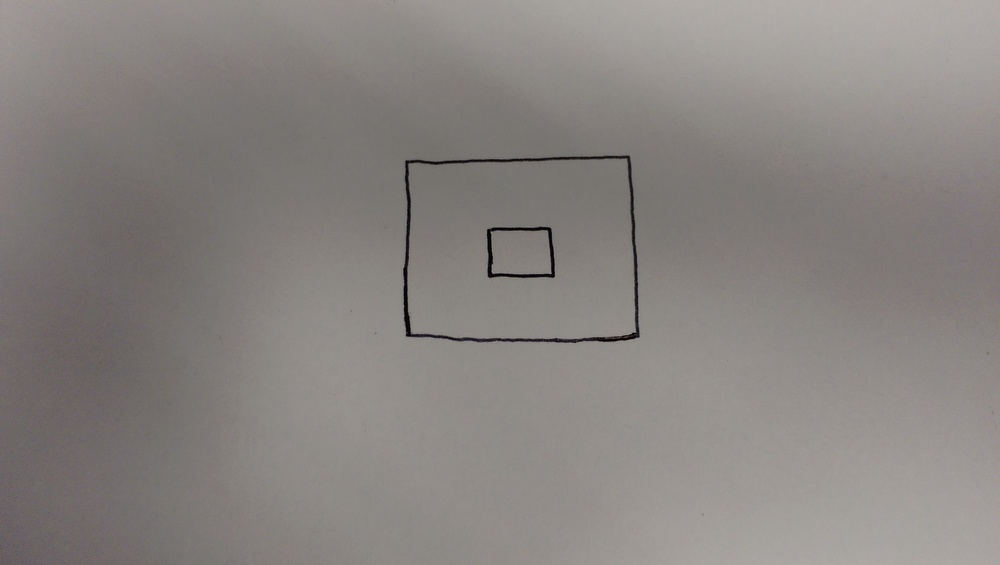
#> input picture Rectangle Test/twobox.jpg, 1000 x 565 px, shrunk from 2688 x 1520 before the run
$ python houghlinep.py
#> lines starting #> are read from the running program, lines starting #| are printed output that depends on the picture; after the words box and inside, x2 and y2 are one past the last pixel; in counts of white or black regions, pixels touching at a corner belong together
import cv2
import numpy as np

img = cv2.imread('twobox.jpg')
#> img is the input picture: shape (565, 1000, 3); mean B, G, R 128.6, 131.8, 136.5
gray = cv2.cvtColor(img,cv2.COLOR_BGR2GRAY)
edges = cv2.Canny(gray,50,150,apertureSize = 3)
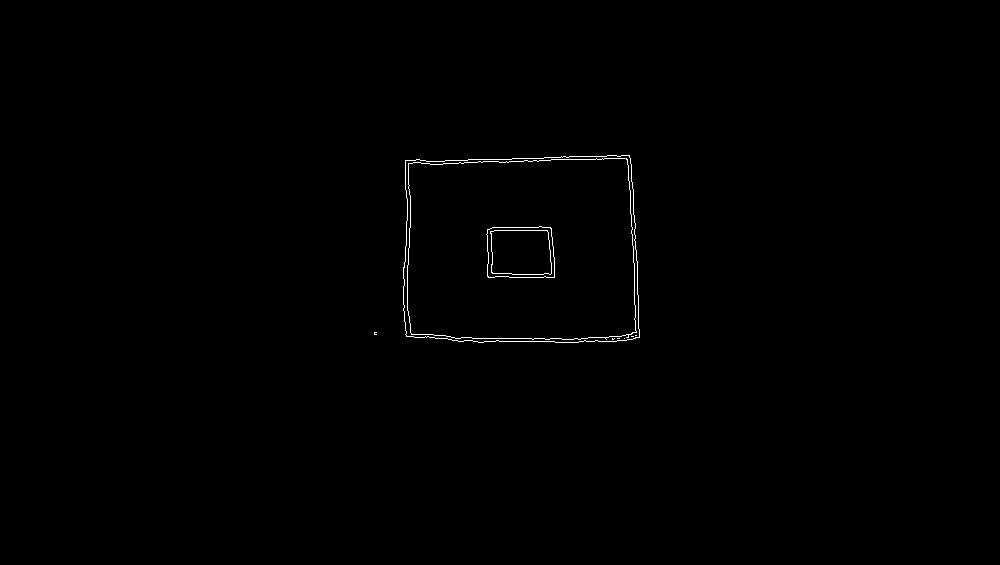
#> edges: shape (565, 1000); 0.37% white in thin lines or dots, all inside (x1, y1, x2, y2) = (374, 155, 640, 343)

minLineLength = 100
maxLineGap = 10

lines = cv2.HoughLinesP(edges,1,np.pi/180,100,minLineLength,maxLineGap)
#> lines = [[426, 161, 444, 161], [534, 338, 544, 338], [516, 158, 543, 158], [430, 164, 442, 164], [472, 338, 531, 338], [499, 341, 554, 341], [407, 265, 408, 315], [560, 159, 588, 159], [445, 160, 467, 160], [631, 215, 631, 226]]
for x1,y1,x2,y2 in lines[0]:
    cv2.line(img,(x1,y1),(x2,y2),(0,0,255),5)
#> this loop made 1 pass
#> img: shape (565, 1000, 3); 0.03% of pixels changed, all inside (x1, y1, x2, y2) = (423, 158, 448, 165)

cv2.imwrite('twobox houghlinep.jpg',img)

$ run again, with Rectangle Test/TESTIMAGEHOUGHLINE.jpg copied over Rectangle Test/twobox.jpg
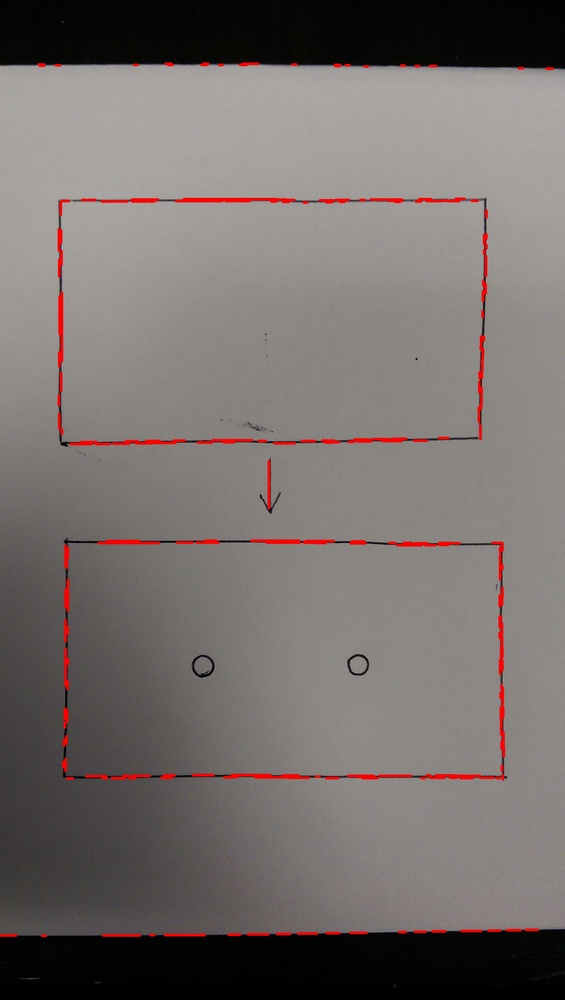
#> input picture Rectangle Test/TESTIMAGEHOUGHLINE.jpg, 565 x 1000 px, shrunk from 1520 x 2688 before the run
#> img is the input picture: shape (1000, 565, 3); mean B, G, R 108.4, 111, 118
#> `edges = cv2.Canny(gray,50,150,apertureSize = 3)`:
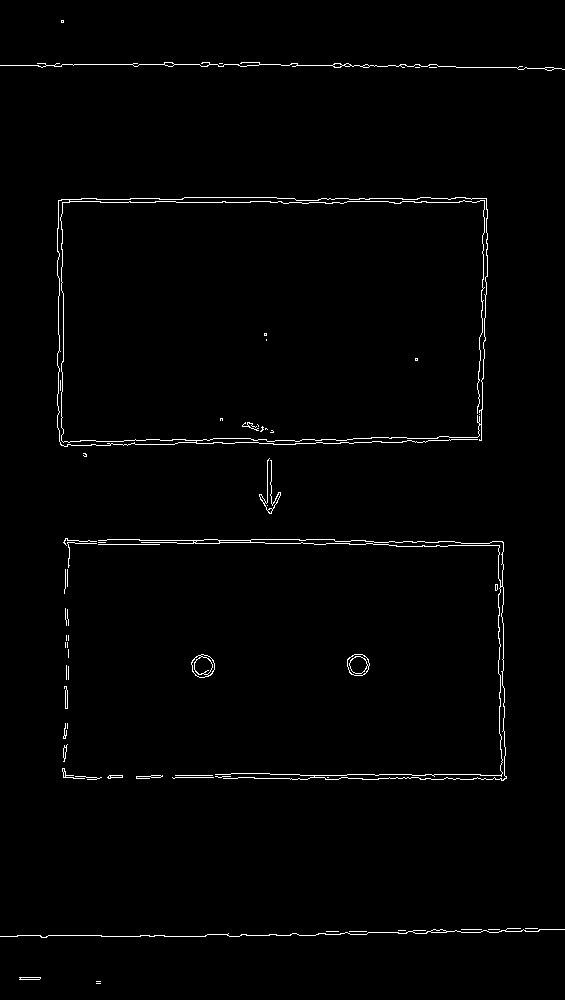
#> edges: shape (1000, 565); 1.3% white in thin lines or dots
#> lines = 70 rows, first 6: [426, 202, 459, 202], [74, 64, 132, 64], [326, 543, 349, 543], [347, 201, 388, 201], [369, 198, 402, 198], [73, 778, 84, 778]
#> the loop `for x1,y1,x2,y2 in lines[0]:` made 1 pass
#> after the loop `for x1,y1,x2,y2 in lines[0]:`:
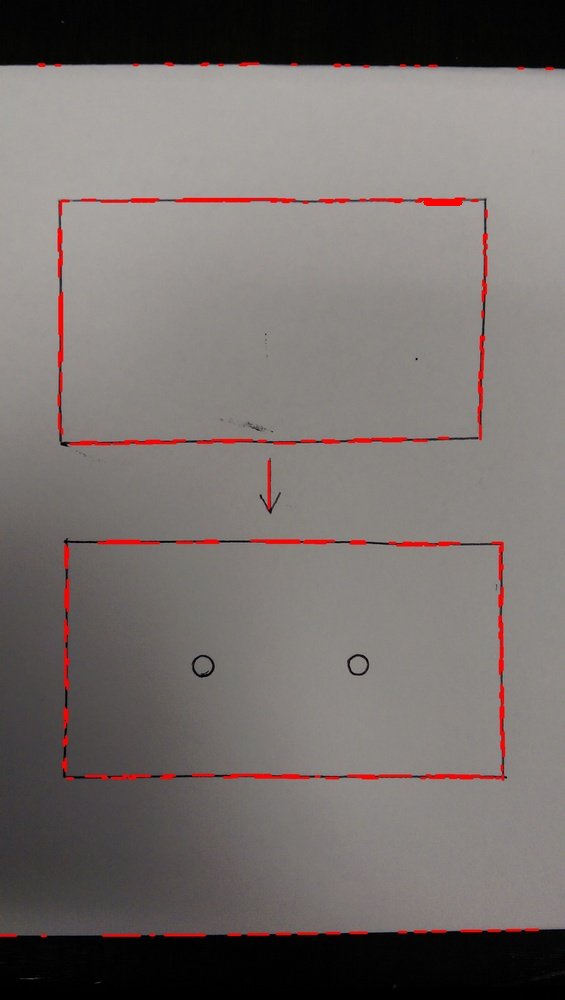
#> img: shape (1000, 565, 3); 0.05% of pixels changed, all inside (x1, y1, x2, y2) = (423, 199, 463, 206)
